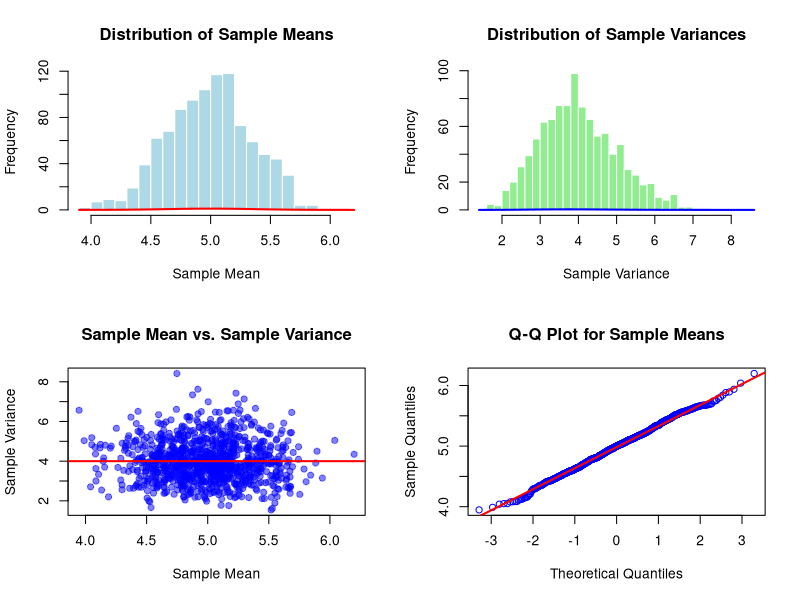

Source code (R):
# Lab 1: Verification of Fisher’s Lemma Using Simulated Data from Normal Distributions								
# Fisher’s Exact Test is used to determine if there are nonrandom associations between two categorical variables,
# especially when sample sizes are small or the expected frequency is less than 5.

# Parameters								
mu <- 5						#	Mean of the normal distribution.	
sigma <- 2				# Standard deviation of the normal distribution				
n <- 30           #Sample size for each simulation
N_sim <- 1000     #Number of simulations.

# Initialize vectors								
sample_means <- numeric(N_sim)								
sample_vars <- numeric(N_sim)		
# Creates two empty numeric vectors of length N_sim to store sample means and sample variances.					
								
# Monte Carlo Simulation							
set.seed(123)								
for (i in 1:N_sim) 
{								
  data <- rnorm(n, mean = mu, sd = sigma)		 # Generates n random numbers from a normal distribution 						
  sample_means[i] <- mean(data)								
  sample_vars[i] <- var(data)								
}								
								
# Compute Correlation Between Sample Mean and Sample Variance							
correlation <- cor(sample_means, sample_vars)			 #Computes Pearson’s correlation coefficient.					
print(paste("Correlation between sample mean and sample variance:", correlation))	
# Computes the correlation between sample_means and sample_vars using Pearson’s correlation coefficient.
# Displays the correlation value.							
								
# Graphical Output								
par(mfrow = c(2, 2))	
# Divides the plotting area into a 2×2 grid for four plots.							
								
# Histogram of sample means								
hist(sample_means, breaks = 30, col = "lightblue", main = "Distribution of Sample Means", xlab = "Sample Mean", border = "white")								
curve(dnorm(x, mean = mu, sd = sigma/sqrt(n)), add = TRUE, col = "red", lwd = 2)								
								
# Histogram of sample variances								
hist(sample_vars, breaks = 30, col = "lightgreen", main = "Distribution of Sample Variances", xlab = "Sample Variance", border = "white")								
curve(dchisq((x * (n-1)) / sigma^2, df = n-1) * (n-1)/sigma^2, add = TRUE, col = "blue", lwd = 2)								
								
# Scatterplot of sample means vs. sample variances								
plot(sample_means, sample_vars, pch = 19, col = rgb(0, 0, 1, 0.5), main = "Sample Mean vs. Sample Variance", xlab = "Sample Mean", ylab = "Sample Variance")								
abline(h = sigma^2, col = "red", lwd = 2)								
								
# Q-Q plot for sample means								
qqnorm(sample_means, main = "Q-Q Plot for Sample Means", col = "blue")								
qqline(sample_means, col = "red", lwd = 2)
